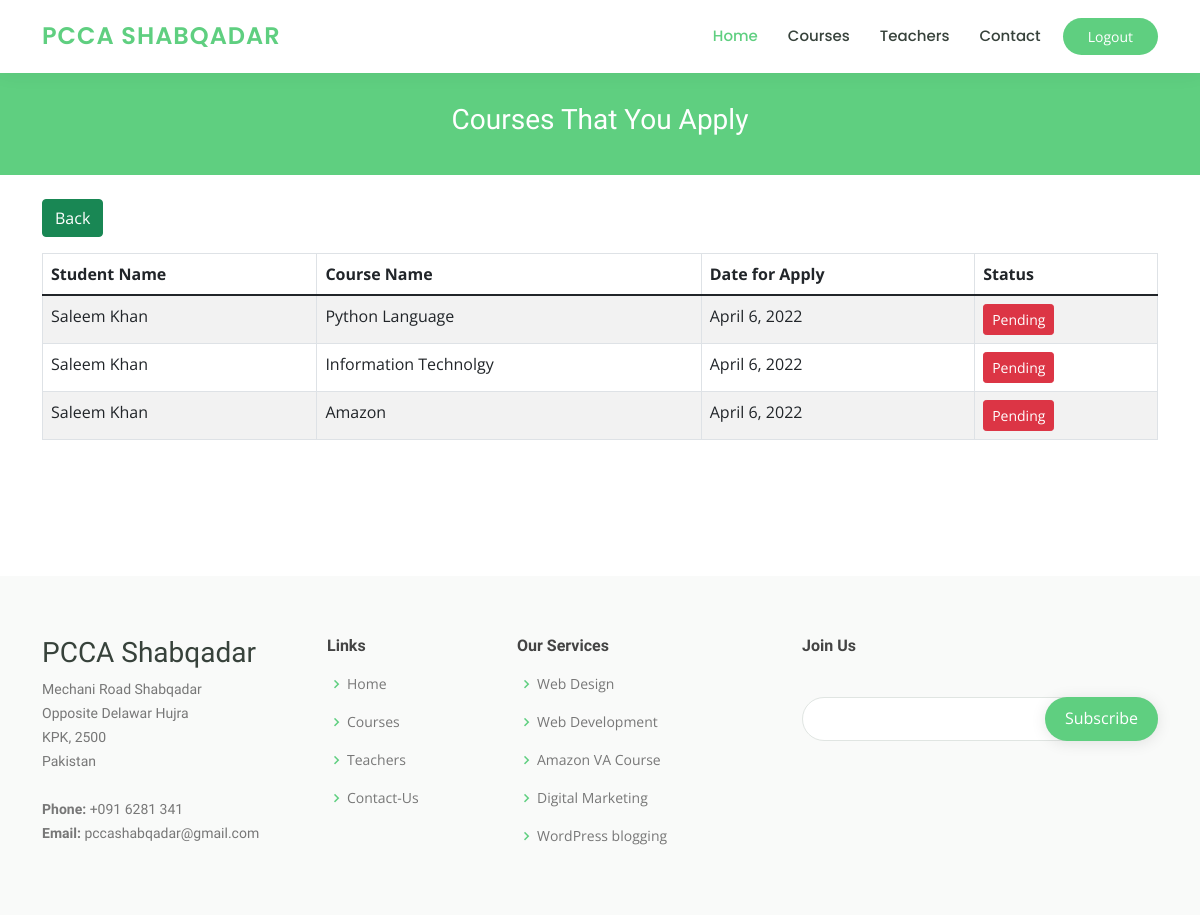
The page /view_courses/ (signed in) on the database its author committed.
### academy/models.py (models this page shows, shortened)
class Apply_course(models.Model):
	gender = (
		('Male', 'Male'),
		('Female', 'Female'),
		('Other', 'Other')
	)
	domicile = (
		('Mohmand', 'Mohmand'),
		('Peshawar', 'Peshawar'),
		('Charsadda', 'Charsadda'),
	)
	qualification = (
		('Matriculation', 'Matriculation'),
		('FSC', 'FSC'),
		('Bachelor', 'Bachelor'),
		('Master', 'Master'),
	)
	select_user = models.ForeignKey(User, on_delete=models.CASCADE)
	father_name = models.CharField(max_length=40, null=True, blank=True)
	birth_date = models.DateField()
	select_img = models.ImageField(upload_to='media/profile')
	select_gender = models.CharField(max_length=10, choices=gender)
	select_domicile = models.CharField(max_length=10, choices=domicile)
	mobile_no = models.IntegerField(null=True, blank=True)
	cnic = models.IntegerField(null=True, blank=True)
	guardian_no = models.IntegerField(null=True, blank=True)
	select_qualification = models.CharField(max_length=20, choices=qualification)
	select_course = models.ForeignKey(Add_course, on_delete=models.CASCADE)
	date = models.DateField(auto_now_add=True)
	matric_dmc = models.FileField(upload_to='media/documents', null=True, blank=True)
	fsc_dmc = models.FileField(upload_to='media/documents', null=True, blank=True)
	cnic_front = models.ImageField(upload_to='media/documents', null=True, blank=True)
	cnic_back = models.ImageField(upload_to='media/documents', null=True, blank=True)
	Address = models.TextField()

class Add_course(models.Model):
	category_list = (
		('Web Development', 'Web Development'),
		('Digital Marketting', 'Digital Marketing'),
		('Word Press', 'Word Press'),
		('Amazon', 'Amazon'),
		('Programming', 'Programming'),
		('Diploma', 'Diploma'),
		('Short Course', 'Short Course'),
		)
	select_img = models.ImageField(upload_to='courses_images', null=True, blank=True)
	select_category = models.CharField(max_length=20, choices=category_list)
	price = models.IntegerField(null=True, blank=True)
	course_name = models.CharField(max_length=120)
	course_desc=models.TextField()
	select_teacher=models.ForeignKey(Add_teacher, on_delete=models.CASCADE)
	seats = models.IntegerField(default=40, null=True, blank=True)
	start = models.TimeField(null=True, blank=True)
	end = models.TimeField(null=True, blank=True)
	def __str__(self):
		return self.course_name

### academy/views.py (the view)
# urls.py: path('view_courses/', views.view_courses, name='view_courses'),
def view_courses(request):
	data = Apply_course.objects.filter(select_user__id=request.user.id)
	context = {'data': data}
	return render(request, 'academy/view_courses.html', context)

### templates/academy/view_courses.html (shortened to what this page needs)
{% extends 'basics/basic.html' %}
{% load static %}
{% load crispy_forms_tags %}
{% block content %}
{% include 'basics/navbar.html' %}
  <main id="main">
    <div class="breadcrumbs" data-aos="fade-in">
      <div class="container">
        <h3>Courses That You Apply</h3>
      </div>
    </div>
    <div class="container">
      <a href="{% url 'user_dashboard' %}" class="btn btn-success">Back</a>
    </div>
    <div class="container mt-3">
      <table class="table table-striped table-bordered">
        <thead>
          <tr>
            <th>Student Name</th>
            <th>Course Name</th>
            <th>Date for Apply</th>
            <th>Status</th>
          </tr>
        </thead>
        <tbody>
          {% for i in data %}
          <tr>
            <td>{{i.select_user.first_name}} {{i.select_user.last_name}}</td>
            <td>{{i.select_course}}</td>
            <td>{{i.date}}</td>
            <td>
              <button class="btn btn-danger btn-sm">Pending</button>
            </td>
          </tr>
          {% endfor %}
        </tbody>
      </table>
    </div>
  </main>
<br><br><br><br><br>
  {% include 'basics/footer.html' %}
  {% endblock %}

### static/assets/css/style_2.css (style rules this page uses)
body { font-family: "Open Sans", sans-serif; color: #444444; }
a { color: #5fcf80; text-decoration: none; }
h1, h2, h3, h4, h5, h6 { font-family: "Raleway", sans-serif; }
.breadcrumbs { margin-top: 73px; text-align: center; background: #5fcf80; padding: 30px 0; color: #fff; }

### rows shown on the page
Apply_course: select_user.first_name "Saleem", select_user.last_name "Khan", select_course "Python Language", date "April 6, 2022"
Apply_course: select_user.first_name "Saleem", select_user.last_name "Khan", select_course "Information Technolgy", date "April 6, 2022"
Apply_course: select_user.first_name "Saleem", select_user.last_name "Khan", select_course "Amazon", date "April 6, 2022"
